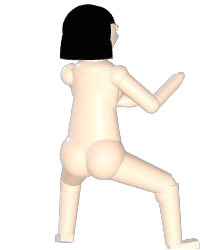
#> input picture assets/n/player_idle_right1.png, 200 x 250 px, found by its file name
$ python make_icons.py
#> lines starting #> are read from the running program, lines starting #| are printed output that depends on the picture; after the words box and inside, x2 and y2 are one past the last pixel; in counts of white or black regions, pixels touching at a corner belong together
"""Builds the favicon / PWA icon set from the heroine's face.

Crops her face out of assets/player_idle_right1.png and places it on a washi
paper disc with an ink + vermilion ring. The smallest sizes use a tighter
crop so the face still reads at 16px. Run again after changing her art:

    python tools/make_icons.py
"""
from pathlib import Path

from PIL import Image, ImageChops, ImageDraw

ROOT = Path(__file__).resolve().parent.parent
SOURCE = ROOT / "assets" / "player_idle_right1.png"
OUT = ROOT / "icons"

PAPER = (244, 236, 216, 255)
INK = (27, 18, 16, 255)
VERMILION = (192, 57, 43, 255)

# (left, top, size) squares in the 408x612 source frame.
HEAD_CROP = (150, 12, 130)   # hair ornaments + face
FACE_CROP = (172, 36, 96)    # just the face, for tiny icons


def face(size, crop):
    left, top, side = crop
    img = Image.open(SOURCE).convert("RGBA").crop((left, top, left + side, top + side))
    return img.resize((size, size), Image.LANCZOS)


def disc_icon(size, crop, ring=True, supersample=4):
    s = size * supersample
    canvas = Image.new("RGBA", (s, s), (0, 0, 0, 0))
    d = ImageDraw.Draw(canvas)
    border = max(1, s // 22) if ring else 0
    d.ellipse((0, 0, s - 1, s - 1), fill=INK if ring else PAPER)
    if ring:
        d.ellipse((border, border, s - 1 - border, s - 1 - border), fill=VERMILION)
        d.ellipse((border * 2, border * 2, s - 1 - border * 2, s - 1 - border * 2), fill=PAPER)
    inner = s - border * 4
    portrait = face(inner, crop)
    mask = Image.new("L", (inner, inner), 0)
    ImageDraw.Draw(mask).ellipse((0, 0, inner - 1, inner - 1), fill=255)
    portrait.putalpha(ImageChops.multiply(portrait.getchannel("A"), mask))
    canvas.alpha_composite(portrait, (border * 2, border * 2))
    return canvas.resize((size, size), Image.LANCZOS)


def maskable_icon(size):
    # Full-bleed background; the face sits inside the central 80% safe zone.
    canvas = Image.new("RGBA", (size, size), VERMILION)
    disc = disc_icon(int(size * 0.72), HEAD_CROP)
    off = (size - disc.width) // 2
    canvas.alpha_composite(disc, (off, off))
    return canvas


def main():
    OUT.mkdir(exist_ok=True)
    small = {16: disc_icon(16, FACE_CROP, ring=False), 32: disc_icon(32, FACE_CROP), 48: disc_icon(48, FACE_CROP)}
#> in disc_icon, `canvas = Image.new("RGBA", (s, s), (0, 0, 0, 0))`: canvas: PIL image 64x64 RGBA; every value is 0
#> in face, `img = Image.open(SOURCE).convert("RGBA").crop((left, top, left + side,..`:
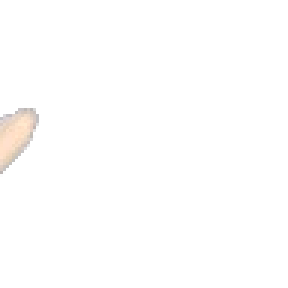
#> img: PIL image 96x96 RGBA (shown 3 times larger); mean R, G, B, A 4.4, 4, 3.7, 4.7; transparent parts drawn white
#> in disc_icon, `mask = Image.new("L", (inner, inner), 0)`: mask: PIL image 64x64 L; every value is 0
#> in disc_icon, `ImageDraw.Draw(mask).ellipse((0, 0, inner - 1, inner - 1), fill=255)`:
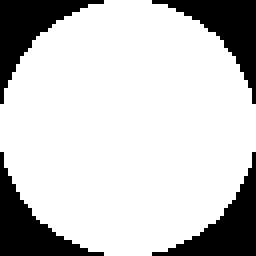
#> mask: PIL image 64x64 L (shown 4 times larger); 78.4% white; 4 black regions, box (x1, y1, x2, y2) and area: (0, 0, 26, 26) 221, (38, 0, 64, 26) 221, (0, 38, 26, 64) 221, (38, 38, 64, 64) 221
#> in disc_icon (call 2), `canvas = Image.new("RGBA", (s, s), (0, 0, 0, 0))`: canvas: PIL image 128x128 RGBA; every value is 0
#> in disc_icon (call 2), `mask = Image.new("L", (inner, inner), 0)`: mask: PIL image 108x108 L; every value is 0
#> in disc_icon (call 2), `ImageDraw.Draw(mask).ellipse((0, 0, inner - 1, inner - 1), fill=255)`: mask: PIL image 108x108 L; 78.5% white; 4 black regions, box (x1, y1, x2, y2) and area: (0, 0, 47, 47) 628, (61, 0, 108, 47) 628, (0, 61, 47, 108) 628, (61, 61, 108, 108) 628
#> in disc_icon (call 3), `canvas = Image.new("RGBA", (s, s), (0, 0, 0, 0))`: canvas: PIL image 192x192 RGBA; every value is 0
#> in disc_icon (call 3), `mask = Image.new("L", (inner, inner), 0)`: mask: PIL image 160x160 L; every value is 0
#> in disc_icon (call 3), `ImageDraw.Draw(mask).ellipse((0, 0, inner - 1, inner - 1), fill=255)`: mask: PIL image 160x160 L; 78.4% white; 4 black regions, box (x1, y1, x2, y2) and area: (0, 0, 71, 71) 1384, (89, 0, 160, 71) 1384, (0, 89, 71, 160) 1384, (89, 89, 160, 160) 1384
    for size, img in small.items():
        img.save(OUT / f"favicon-{size}.png")
#> this loop made 3 passes
#> size on passes 1 to 3: 16, 32, 48
    small[48].save(OUT / "favicon.ico", sizes=[(16, 16), (32, 32), (48, 48)])
    for size in (192, 512):
        disc_icon(size, HEAD_CROP).save(OUT / f"icon-any-{size}.png")
#> in disc_icon (call 4), `canvas = Image.new("RGBA", (s, s), (0, 0, 0, 0))`: canvas: PIL image 768x768 RGBA; every value is 0
#> call 4 of face, with size = 632, crop = (150, 12, 130)
#> in face (call 4), `img = Image.open(SOURCE).convert("RGBA").crop((left, top, left + side,..`:
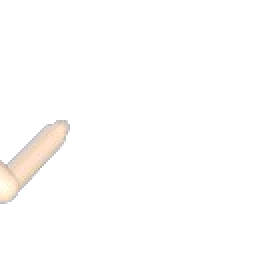
#> img: PIL image 130x130 RGBA (shown 2 times larger); mean R, G, B, A 8.4, 7.7, 7, 8.9; transparent parts drawn white
#> in disc_icon (call 4), `mask = Image.new("L", (inner, inner), 0)`: mask: PIL image 632x632 L; every value is 0
#> in disc_icon (call 4), `ImageDraw.Draw(mask).ellipse((0, 0, inner - 1, inner - 1), fill=255)`: mask: PIL image 632x632 L; 78.5% white; 4 black regions, box (x1, y1, x2, y2) and area: (0, 0, 298, 298) 21455, (334, 0, 632, 298) 21455, (0, 334, 298, 632) 21455, (334, 334, 632, 632) 21455
        maskable_icon(size).save(OUT / f"icon-maskable-{size}.png")
#> in maskable_icon, `canvas = Image.new("RGBA", (size, size), VERMILION)`:
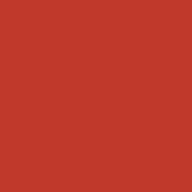
#> canvas: PIL image 192x192 RGBA; mean R, G, B, A 192, 57, 43, 255
#> in disc_icon (call 5), `canvas = Image.new("RGBA", (s, s), (0, 0, 0, 0))`: canvas: PIL image 552x552 RGBA; every value is 0
#> in disc_icon (call 5), `mask = Image.new("L", (inner, inner), 0)`: mask: PIL image 452x452 L; every value is 0
#> in disc_icon (call 5), `ImageDraw.Draw(mask).ellipse((0, 0, inner - 1, inner - 1), fill=255)`:
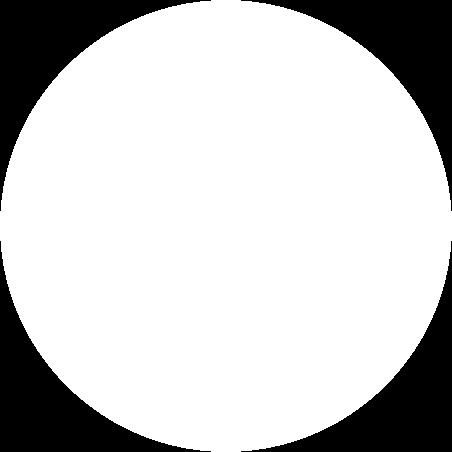
#> mask: PIL image 452x452 L; 78.5% white; 4 black regions, box (x1, y1, x2, y2) and area: (0, 0, 211, 211) 10976, (241, 0, 452, 211) 10976, (0, 241, 211, 452) 10976, (241, 241, 452, 452) 10976
#> in disc_icon (call 5), `return canvas.resize((size, size), Image.LANCZOS)`:
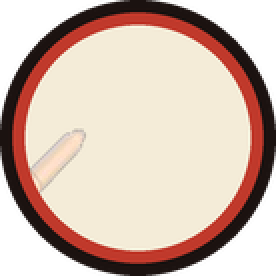
#> returned value: PIL image 138x138 RGBA (shown 2 times larger); mean R, G, B, A 155.9, 133.4, 120.8, 200.2; transparent parts drawn white
#> in maskable_icon, `canvas.alpha_composite(disc, (off, off))`:
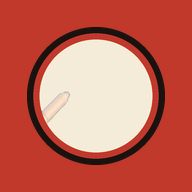
#> canvas: PIL image 192x192 RGBA; mean R, G, B, A 194.4, 102.7, 87.9, 255
    # iOS draws its own rounded corners and dislikes transparency.
    apple = Image.new("RGBA", (180, 180), PAPER)
    apple.alpha_composite(disc_icon(170, HEAD_CROP), (5, 5))
    apple.convert("RGB").save(OUT / "apple-touch-icon.png")
    print("icons written to", OUT)


if __name__ == "__main__":
    main()
